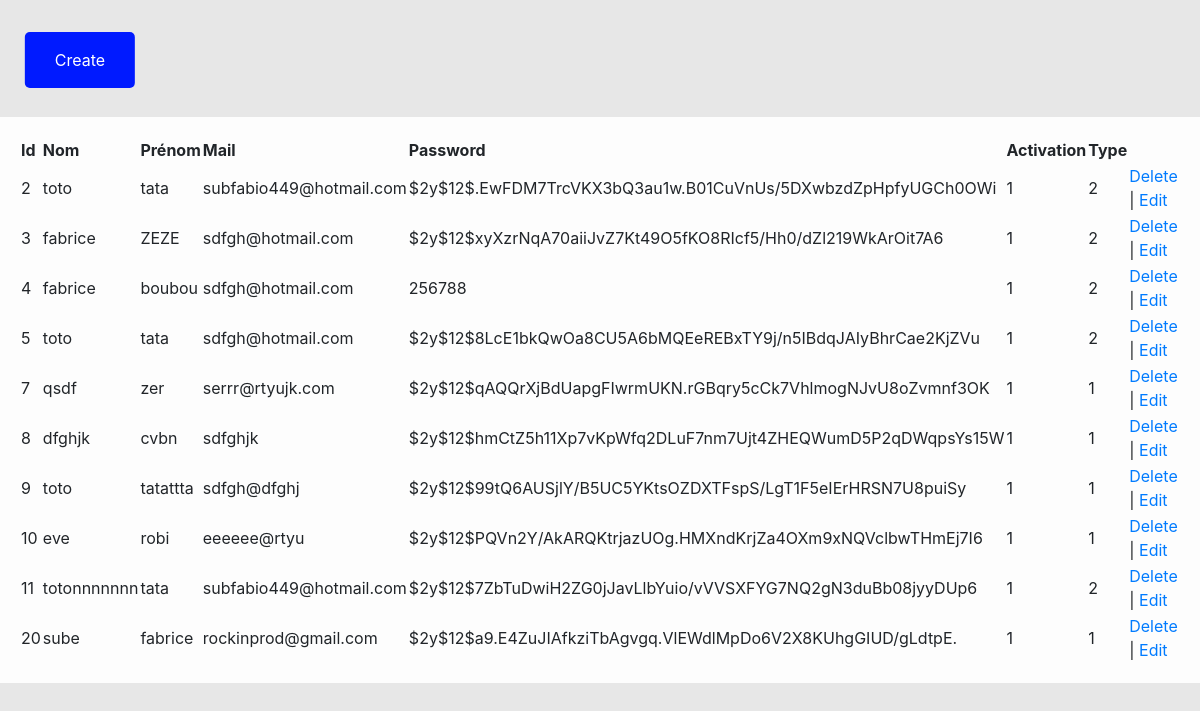
The page /membre.php on the database its author committed.
### tables this page shows
CREATE TABLE `users` (
  `usersid` int(11) NOT NULL,
  `usersname` varchar(100) NOT NULL,
  `usersfname` varchar(100) NOT NULL,
  `usersmail` varchar(255) NOT NULL,
  `userspwd` varchar(255) NOT NULL,
  `usersactiv` tinyint(1) NOT NULL DEFAULT '0',
  `usertypeid` int(11) NOT NULL
);

### membre.php (the view, shortened to what this page needs)
<?php
require 'database.php';
$stmt = $bdd->prepare('select * from users');
$stmt->execute();
?>
<!DOCTYPE html>
<html lang="fr">
<head>
       <link rel="stylesheet" href="https://stackpath.bootstrapcdn.com/bootstrap/4.3.1/css/bootstrap.min.css">
       <link rel="stylesheet" href="https://use.fontawesome.com/releases/v5.6.3/css/all.css">
       <link rel="stylesheet" href="https://unpkg.com/bootstrap-table@1.18.2/dist/bootstrap-table.min.css">
       <link rel="stylesheet" href="css/style.css">
</head>
     <body>
         <div class="tableau">
       <table  data-toggle="table" data-pagination="true" data-search="true">
         <thead class="allsize">
                        <tr class="allsize">
                            <th data-sortable="true" data-field="usersid">Id</th>
                            <th data-sortable="true" data-field="usersname">Nom</th>
                            <th data-sortable="true" data-field="usersfname">Prénom</th>
                            <th data-sortable="true" data-field="usersmail">Mail</th>
                            <th>Password</th>
                            <th data-sortable="true" data-field="usersactiv">Activation</th>
                            <th data-sortable="true" data-field="usertypeid">Type</th>
                            <th>&nbsp;</th>
                        </tr>
        </thead>
                    <tbody>
<?php while($users = $stmt->fetch(PDO::FETCH_OBJ)) { ?>
                        <tr>
                            <td><?php echo $users->usersid; ?></td>
                            <td><?php echo $users->usersname; ?></td>
                            <td><?php echo $users->usersfname; ?></td>
                            <td><?php echo $users->usersmail; ?></td>
                            <td><?php echo $users->userspwd; ?></td>
                            <td><?php echo $users->usersactiv; ?></td>
                            <td><?php echo $users->usertypeid; ?></td>
                            <td>
                            <a href="membre.php?usersid=<?php echo $users->usersid; ?>&action=delete" onclick="return confirm('Are you sure?')">Delete</a> | <a href="membre_edit.php?usersid=<?php echo $users->usersid; ?>">Edit</a>
                            </td>
                        </tr>
                        <?php }
?>
                    </tbody>
    </table>
</div>
    <div class="create_button">
        <a href="membre_create.php">
            <button class="btn" type="submit" name="create">Create</button>
        </a>
    </div>
</body>
</html>

### css/style.css (style rules this page uses)
html, body { height: 100%; }
body { display: flex; align-items: center; padding-top: 40px; padding-bottom: 40px; background-image: url("https://images-ext-2.discordapp.net/external/eyQTdHciAifMZNEg4u-MSVxnxHE7QIHOoXhIs6P-Kbw/https/csm.ics-formation.fr/pluginfile.php/1/theme_boost/backgroundimage/1607613603/CRA%252002-min.jpg?width=1920&height=836"); background-size: cover; background-color: #e7e7e7; }
.create_button { position: absolute; width: 100%; max-width: 400px; top: 50px; }
.create_button .btn { position: relative; top: 10px; left: 80px; transform: translate(-50%, -50%); background-color: rgb(0, 26, 255); color: rgb(255, 255, 255); font-size: 16px; padding: 16px 30px; border: none; cursor: pointer; border-radius: 5px; text-align: center; }
.tableau { width: 100%; padding: 20px; margin: auto auto; background: rgba(255, 255, 255, 0.9); }
.allsize { width: 100%; }

### rows shown on the page
users: usersid "2", usersname "toto", usersfname "tata", usersmail "subfabio449@hotmail.com", userspwd "$2y$12$.EwFDM7TrcVKX3bQ3au1w.B01CuVnUs/5DXwbzdZpHpfyUGCh0OWi", usersactiv "1", usertypeid "2"
users: usersid "3", usersname "fabrice", usersfname "ZEZE", usersmail "sdfgh@hotmail.com", userspwd "$2y$12$xyXzrNqA70aiiJvZ7Kt49O5fKO8RIcf5/Hh0/dZl219WkArOit7A6", usersactiv "1", usertypeid "2"
users: usersid "4", usersname "fabrice", usersfname "boubou", usersmail "sdfgh@hotmail.com", userspwd "256788", usersactiv "1", usertypeid "2"
users: usersid "5", usersname "toto", usersfname "tata", usersmail "sdfgh@hotmail.com", userspwd "$2y$12$8LcE1bkQwOa8CU5A6bMQEeREBxTY9j/n5IBdqJAIyBhrCae2KjZVu", usersactiv "1", usertypeid "2"
users: usersid "7", usersname "qsdf", usersfname "zer", usersmail "serrr@rtyujk.com", userspwd "$2y$12$qAQQrXjBdUapgFIwrmUKN.rGBqry5cCk7VhlmogNJvU8oZvmnf3OK", usersactiv "1", usertypeid "1"
users: usersid "8", usersname "dfghjk", usersfname "cvbn", usersmail "sdfghjk", userspwd "$2y$12$hmCtZ5h11Xp7vKpWfq2DLuF7nm7Ujt4ZHEQWumD5P2qDWqpsYs15W", usersactiv "1", usertypeid "1"
users: usersid "9", usersname "toto", usersfname "tatattta", usersmail "sdfgh@dfghj", userspwd "$2y$12$99tQ6AUSjlY/B5UC5YKtsOZDXTFspS/LgT1F5eIErHRSN7U8puiSy", usersactiv "1", usertypeid "1"
users: usersid "10", usersname "eve", usersfname "robi", usersmail "eeeeee@rtyu", userspwd "$2y$12$PQVn2Y/AkARQKtrjazUOg.HMXndKrjZa4OXm9xNQVclbwTHmEj7I6", usersactiv "1", usertypeid "1"
users: usersid "11", usersname "totonnnnnnn", usersfname "tata", usersmail "subfabio449@hotmail.com", userspwd "$2y$12$7ZbTuDwiH2ZG0jJavLlbYuio/vVVSXFYG7NQ2gN3duBb08jyyDUp6", usersactiv "1", usertypeid "2"
users: usersid "20", usersname "sube", usersfname "fabrice", usersmail "rockinprod@gmail.com", userspwd "$2y$12$a9.E4ZuJIAfkziTbAgvgq.VlEWdlMpDo6V2X8KUhgGIUD/gLdtpE.", usersactiv "1", usertypeid "1"
